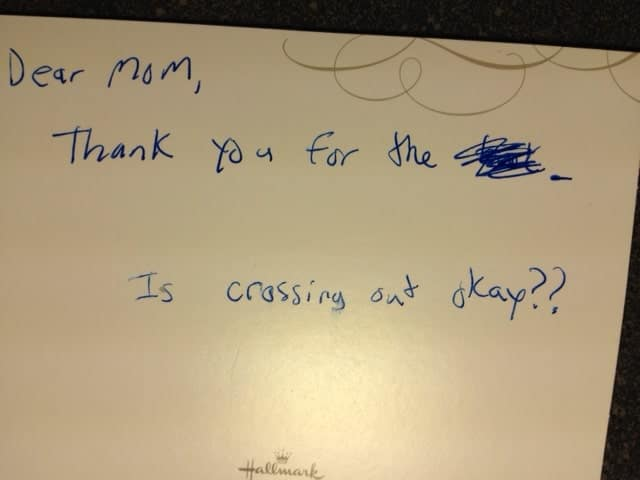
#> input picture ex6.jpeg, 640 x 480 px, given in place of ex6.png, which was not available
$ jupyter execute --allow-errors 'Handwritten Character Recognition.ipynb'   (shell and % lines are left out)   (older library calls are emulated)
#> lines starting #> are read from the running program, lines starting #| are printed output that depends on the picture; after the words box and inside, x2 and y2 are one past the last pixel; in counts of white or black regions, pixels touching at a corner belong together; pictures that were not available may be replaced by others from this repository, and a replacement may not be noted
[cell 1]
#This python notebook uses OpenCV libraries, so please install all necessary libraries and dependency
#before running this notebook. In this notebook, the characters are recognized from the handwritten images.
#https://docs.opencv.org/4.x/d4/db1/tutorial_documentation.html
#https://www.tensorflow.org/api_docs/python/tf

[cell 2]
#Import essential libraries
from tensorflow.keras.models import load_model
import tensorflow as tf
import cv2
import matplotlib.pyplot as plt

import imutils
from imutils.contours import sort_contours

[cell 3]
# loads the model with the keras load_model function
model_path = 'model1.h5'
print("Loading NN model...")
#> (the rest of this cell did not finish here and is left out)

[cell 4]
# loads the input image
image_path = "ex6.png"
image = cv2.imread(image_path)
#> image is the input picture: shape (480, 640, 3); mean B, G, R 122.9, 154, 170.9
#from google.colab import files
#image = files.upload()

[cell 5]
#pre-processing on image
gray = cv2.cvtColor(image, cv2.COLOR_BGR2GRAY)
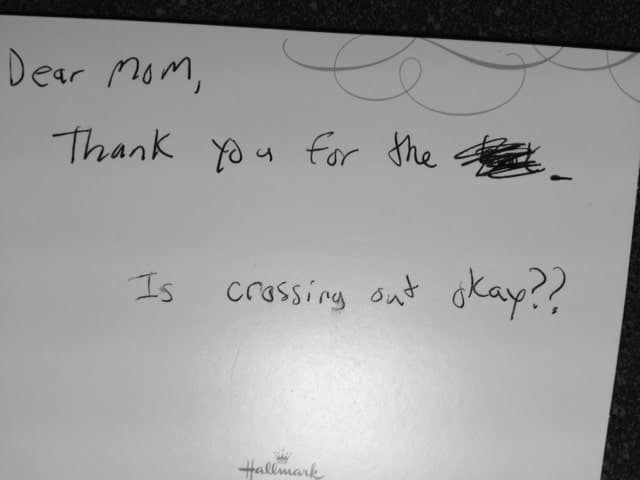
#> gray: shape (480, 640); min 1, max 240, mean 155.5
cropped = gray[120:,:]
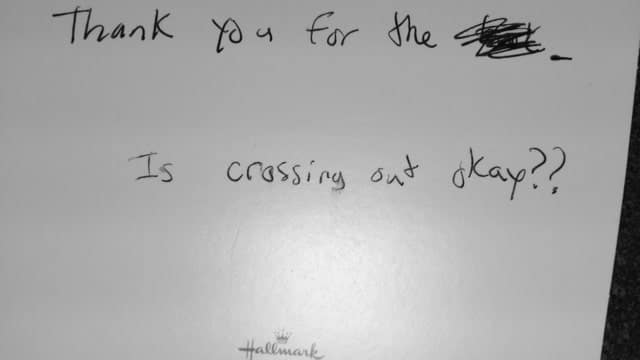
#> cropped: shape (360, 640); min 1, max 240, mean 170.3
blurred = cv2.GaussianBlur(cropped, (5, 5), 0)


from matplotlib import cm
fig = plt.figure(figsize=(16,4))
ax = plt.subplot(1,4,1)
ax.imshow(image)
ax.set_title('original image');

ax = plt.subplot(1,4,2)
ax.imshow(gray,cmap=cm.binary_r)
ax.set_axis_off()
ax.set_title('grayscale image');

ax = plt.subplot(1,4,3)
ax.imshow(cropped,cmap=cm.binary_r)
ax.set_axis_off()
ax.set_title('cropped image');

ax = plt.subplot(1,4,4)
ax.imshow(blurred,cmap=cm.binary_r)
ax.set_axis_off()
ax.set_title('blurred image');
#plt.imshow(gray,cmap=cm.binary_r)
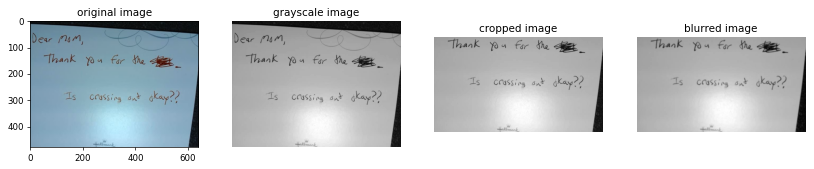
#> figure drawn by matplotlib, 4 panels; B, G, R data is drawn as R, G, B

[cell 6]
# perform edge detection which is in OpenCV.canny() documentation, find contours in the edge map, and sort the
# resulting contours from left-to-right
edged = cv2.Canny(blurred, 30, 250) #low_threshold, high_threshold
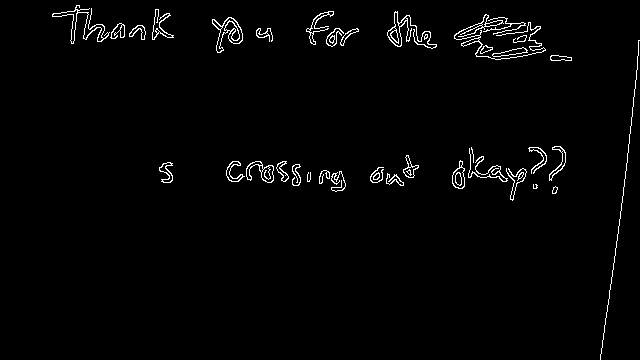
#> edged: shape (360, 640); 1.9% white in thin lines or dots
cnts = cv2.findContours(edged.copy(), cv2.RETR_EXTERNAL,cv2.CHAIN_APPROX_SIMPLE)
#> cnts = 40 contours, 11 with area under 20; largest, box (x1, y1, x2, y2) and area: (212, 17, 243, 53) 482, (387, 11, 437, 49) 312, (246, 161, 274, 183) 278, (452, 160, 465, 189) 226, (454, 14, 546, 60) 210
cnts = imutils.grab_contours(cnts)
cnts = sort_contours(cnts, method="left-to-right")[0]

figure = plt.figure(figsize=(7,7))
plt.axis('off');
plt.imshow(edged,cmap=cm.binary_r);

[cell 7]
import numpy as np
chars = []
# loop over the contours
for c in cnts:
    # compute the bounding box of the contour and isolate ROI
    (x, y, w, h) = cv2.boundingRect(c)
    roi = cropped[y:y + h, x:x + w]
    #binarize image, finds threshold with OTSU method
    thresh = cv2.threshold(roi, 0, 255,cv2.THRESH_BINARY_INV | cv2.THRESH_OTSU)[1]
    # resize largest dimension to input size
    (tH, tW) = thresh.shape
    if tW > tH:
        thresh = imutils.resize(thresh, width=28)
    # otherwise, resize along the height
    else:
        thresh = imutils.resize(thresh, height=28)

    # find how much is needed to pad
    (tH, tW) = thresh.shape
    dX = int(max(0, 28 - tW) / 2.0)
    dY = int(max(0, 28 - tH) / 2.0)
    # pad the image and force 28 x 28 dimensions
    padded = cv2.copyMakeBorder(thresh, top=dY, bottom=dY,
    left=dX, right=dX, borderType=cv2.BORDER_CONSTANT,
    value=(0, 0, 0))
    padded = cv2.resize(padded, (28, 28))
    # reshape and rescale padded image for the model
    padded = padded.astype("float32") / 255.0
    padded = np.expand_dims(padded, axis=2)
    # append image and bounding box data in char list
    chars.append((padded, (x, y, w, h)))
#> this loop made 40 passes
#> (x, y, w, h, dX, dY) on passes 1 to 12: (52, 5, 58, 39, 0, 5), (110, 23, 15, 16, 1, 0), (129, 25, 17, 15, 0, 2), (152, 9, 22, 31, 4, 0), (159, 162, 14, 21, 5, 0), (212, 17, 31, 36, 2, 0), (226, 161, 19, 21, 1, 0), (246, 161, 28, 22, 0, 3), (256, 28, 17, 14, 0, 2), (276, 161, 13, 21, 5, 0), (292, 164, 9, 22, 8, 0), (306, 11, 28, 34, 2, 0)
#> pass 1, `thresh = cv2.threshold(roi, 0, 255,cv2.THRESH_BINARY_INV | cv2.THRESH_..`:
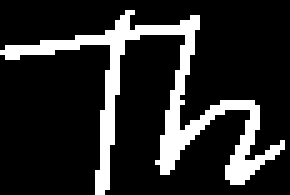
#> thresh: shape (39, 58) (shown 5 times larger); 16.4% white in thin lines or dots
#> pass 1, `padded = cv2.copyMakeBorder(thresh, top=dY, bottom=dY, left=dX, right=..`:
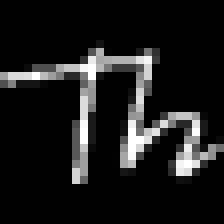
#> padded: shape (28, 28) (shown 8 times larger); min 0, max 255, mean 26.9
#> after the loop:
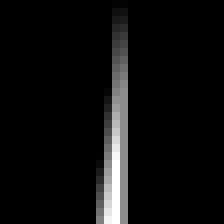
#> padded: shape (28, 28, 1) float32 (shown 8 times larger); min 0, max 1, mean 0.0511
#> after the loop:
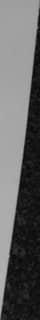
#> roi: shape (320, 40); min 4, max 185, mean 99
#> after the loop, chars = 40 items

[cell 8]
# plot isolated characters
n_cols = 10
n_rows = np.int(len(chars)/ n_cols)+1
#> n_rows = 5
fig = plt.figure(figsize=(1.5*n_cols,1.5*n_rows))
for i,char in enumerate(chars):
    ax = plt.subplot(n_rows,n_cols,i+1)
    ax.imshow(char[0][:,:,0],cmap=cm.binary,aspect='auto')
#> this loop made 40 passes
    #plt.axis('off')
plt.tight_layout()
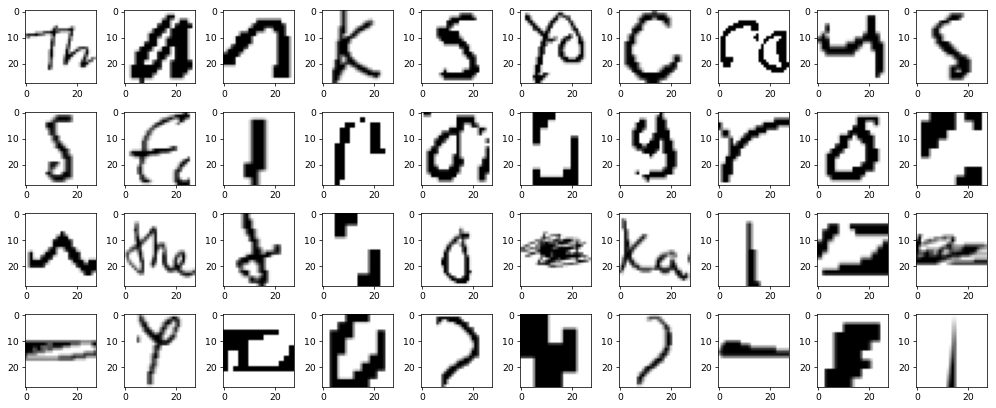
#> figure drawn by matplotlib, 40 panels

[cell 9]
boxes = [b[1] for b in chars]
#> boxes = 40 items, first 6: (52, 5, 58, 39), (110, 23, 15, 16), (129, 25, 17, 15), (152, 9, 22, 31), (159, 162, 14, 21), (212, 17, 31, 36)
chars = np.array([c[0] for c in chars], dtype="float32")
# OCR the characters using our handwriting recognition model
#> (the rest of this cell did not finish here and is left out)

[cell 10]
image = cv2.imread(image_path)
cropped = image[120:,:]
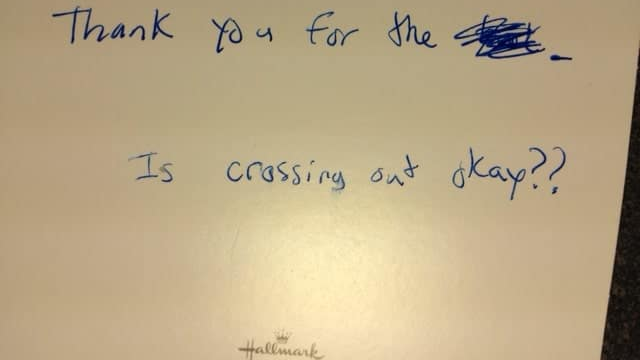
#> cropped: shape (360, 640, 3); mean B, G, R 135.2, 168.8, 186.8

#> (the rest of this cell did not finish here and is left out)

$ run again, with ex2.jpeg copied over ex6.jpeg
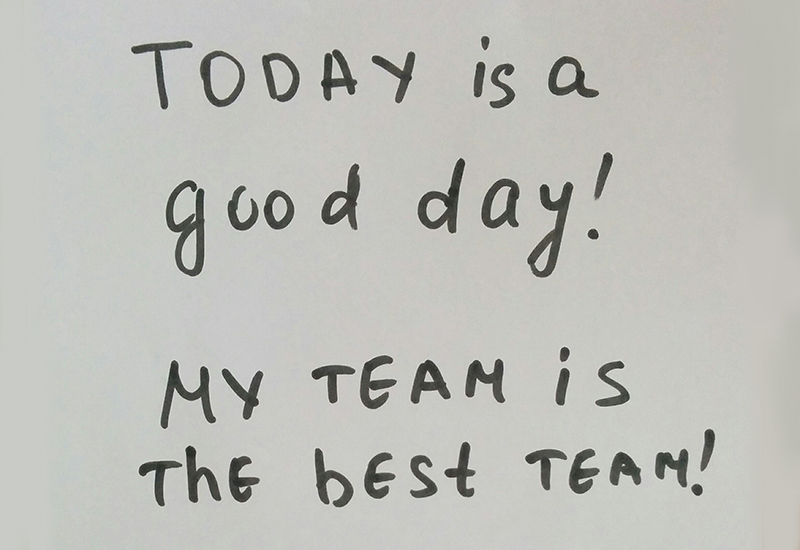
#> input picture ex2.jpeg, 800 x 550 px, given in place of ex6.png, which was not available
#> image is the input picture: shape (550, 800, 3); mean B, G, R 185.3, 190.4, 189.9
#> `edged = cv2.Canny(blurred, 30, 250)`:
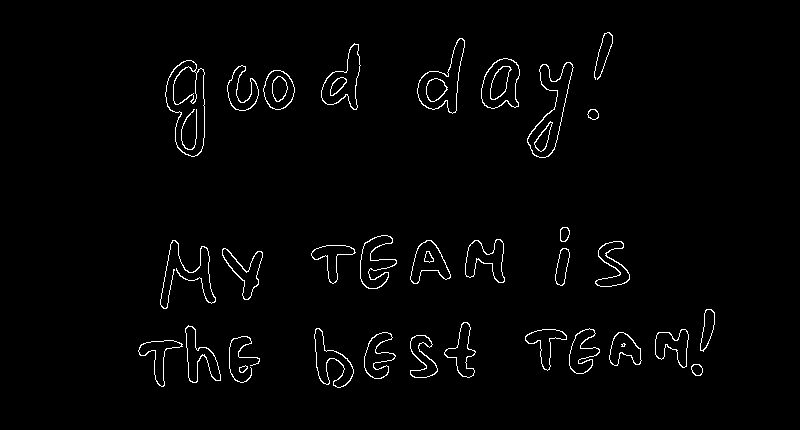
#> edged: shape (430, 800); 1.8% white in thin lines or dots, all inside (x1, y1, x2, y2) = (138, 32, 715, 388)
#> cnts = 32 contours, 1 with area under 20; largest, box (x1, y1, x2, y2) and area: (165, 60, 205, 157) 2780, (527, 62, 574, 158) 1804, (417, 38, 465, 114) 1632, (481, 58, 520, 109) 1464, (321, 43, 361, 110) 1279
#> the loop `for c in cnts:` made 32 passes
#> (x, y, w, h, dX, dY) on passes 1 to 8: (138, 340, 45, 47, 1, 0), (160, 240, 56, 69, 3, 0), (165, 60, 40, 97, 8, 0), (185, 325, 36, 58, 5, 0), (222, 248, 41, 52, 3, 0), (227, 65, 32, 46, 4, 0), (229, 336, 31, 47, 5, 0), (239, 365, 9, 8, 0, 2)
#> after the loop `for c in cnts:`:
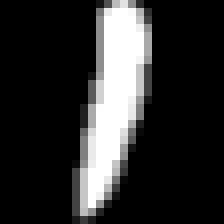
#> padded: shape (28, 28, 1) float32 (shown 8 times larger); min 0, max 1, mean 0.178
#> after the loop `for c in cnts:`: chars = 32 items
#> n_rows = 4
#> the loop `for i,char in enumerate(chars):` made 32 passes
#> boxes = 32 items, first 6: (138, 340, 45, 47), (160, 240, 56, 69), (165, 60, 40, 97), (185, 325, 36, 58), (222, 248, 41, 52), (227, 65, 32, 46)

$ run again, with ex3.jpeg copied over ex6.jpeg
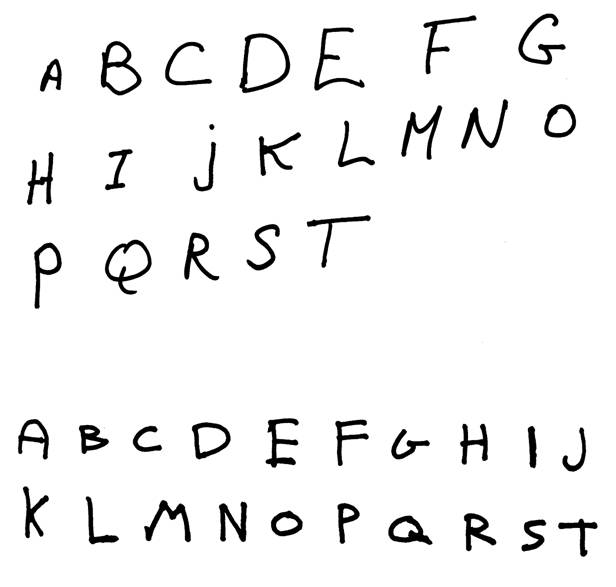
#> input picture ex3.jpeg, 616 x 587 px, given in place of ex6.png, which was not available
#> image is the input picture: shape (587, 616, 3); min 0, max 255, mean 241.7
#> edged: shape (467, 616); 2.3% white in thin lines or dots, all inside (x1, y1, x2, y2) = (18, 0, 598, 437)
#> cnts = 39 contours, 6 with area under 20; largest, box (x1, y1, x2, y2) and area: (192, 302, 231, 340) 1048, (108, 124, 148, 157) 898, (34, 122, 62, 189) 864, (388, 395, 433, 425) 807, (184, 112, 219, 161) 690
#> the loop `for c in cnts:` made 39 passes
#> (x, y, w, h, dX, dY) on passes 1 to 8: (18, 299, 31, 41, 3, 0), (23, 366, 26, 52, 7, 0), (27, 32, 27, 53, 7, 0), (34, 122, 28, 67, 8, 0), (79, 304, 30, 30, 0, 0), (86, 376, 33, 48, 4, 0), (105, 119, 47, 56, 2, 0), (105, 29, 28, 41, 4, 0)
#> after the loop `for c in cnts:`:
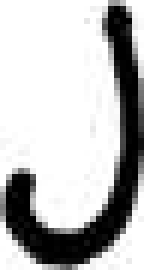
#> roi: shape (45, 24) (shown 6 times larger); min 0, max 255, mean 188.2
#> after the loop `for c in cnts:`: chars = 39 items
#> n_rows = 4
#> the loop `for i,char in enumerate(chars):` made 39 passes
#> boxes = 39 items, first 6: (18, 299, 31, 41), (23, 366, 26, 52), (27, 32, 27, 53), (34, 122, 28, 67), (79, 304, 30, 30), (86, 376, 33, 48)
